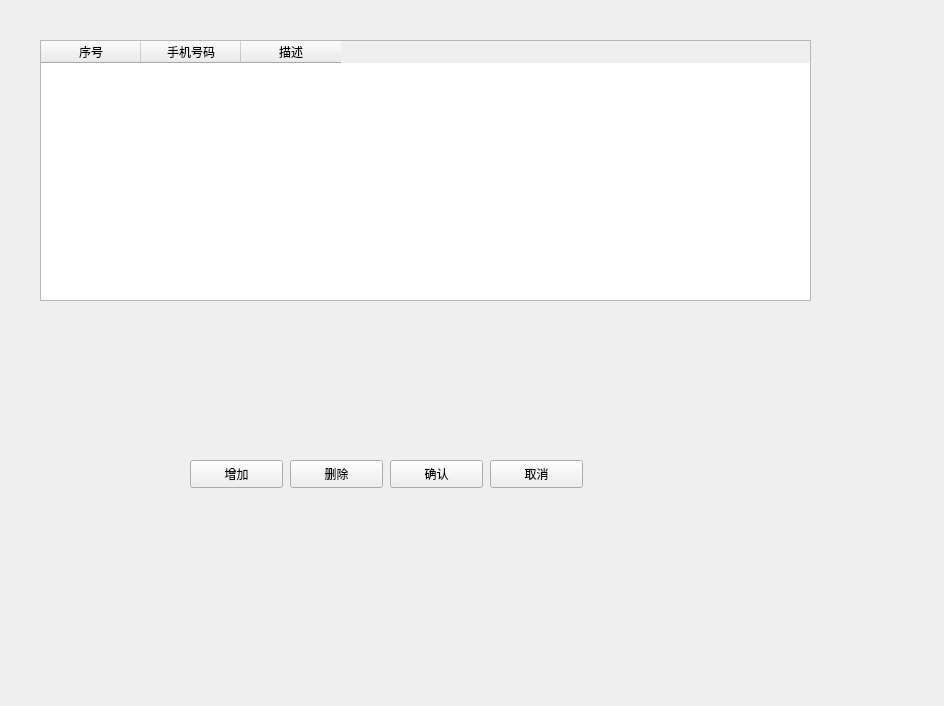
<?xml version="1.0" encoding="UTF-8"?>
<ui version="4.0">
 <class>CSmsPara</class>
 <widget class="QWidget" name="CSmsPara">
  <property name="geometry">
   <rect>
    <x>0</x>
    <y>0</y>
    <width>944</width>
    <height>706</height>
   </rect>
  </property>
  <property name="windowTitle">
   <string>CSmsPara</string>
  </property>
  <widget class="QPushButton" name="m_BtnDel">
   <property name="geometry">
    <rect>
     <x>290</x>
     <y>460</y>
     <width>93</width>
     <height>28</height>
    </rect>
   </property>
   <property name="text">
    <string>删除</string>
   </property>
  </widget>
  <widget class="QPushButton" name="m_BtnOk">
   <property name="geometry">
    <rect>
     <x>390</x>
     <y>460</y>
     <width>93</width>
     <height>28</height>
    </rect>
   </property>
   <property name="text">
    <string>确认</string>
   </property>
  </widget>
  <widget class="QPushButton" name="m_BtnCancel">
   <property name="geometry">
    <rect>
     <x>490</x>
     <y>460</y>
     <width>93</width>
     <height>28</height>
    </rect>
   </property>
   <property name="text">
    <string>取消</string>
   </property>
  </widget>
  <widget class="QPushButton" name="m_BtnAdd">
   <property name="geometry">
    <rect>
     <x>190</x>
     <y>460</y>
     <width>93</width>
     <height>28</height>
    </rect>
   </property>
   <property name="text">
    <string>增加</string>
   </property>
  </widget>
  <widget class="QTableWidget" name="m_SmsTab">
   <property name="geometry">
    <rect>
     <x>40</x>
     <y>40</y>
     <width>771</width>
     <height>261</height>
    </rect>
   </property>
   <column>
    <property name="text">
     <string>序号</string>
    </property>
   </column>
   <column>
    <property name="text">
     <string>手机号码</string>
    </property>
   </column>
   <column>
    <property name="text">
     <string>描述</string>
    </property>
   </column>
  </widget>
 </widget>
 <layoutdefault spacing="6" margin="11"/>
 <resources/>
 <connections/>
</ui>
